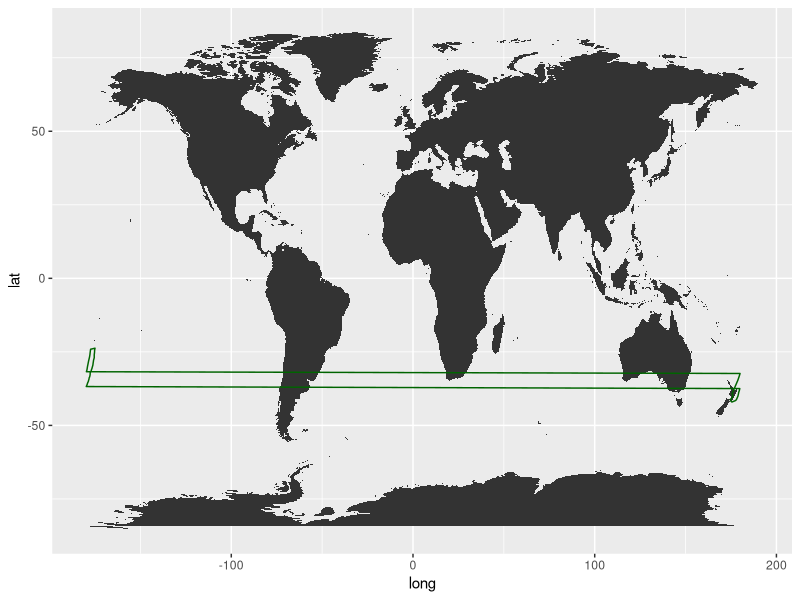
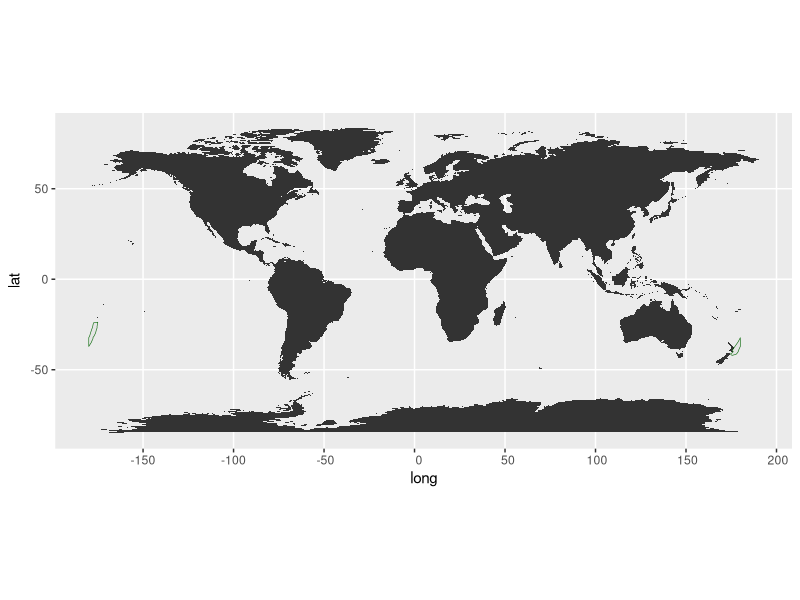
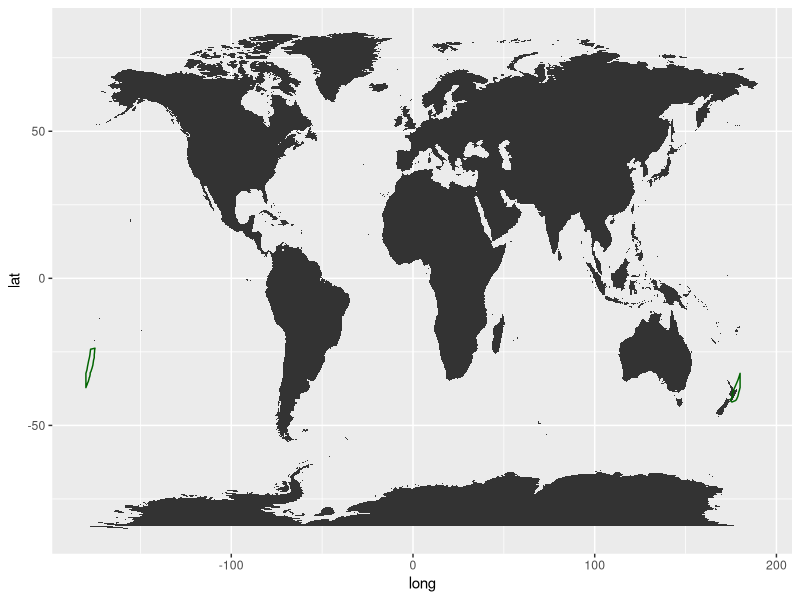

Source code (R) for these figures, in order:
library(tibble)

# polygon of tectonic plates
plate <- tibble(lat = c(-42.059, -41.910, -41.756, -41.657, -41.500, -41.188,
                        -40.807, -40.424, -40.087, -39.685, -39.230, -38.889,
                        -38.538, -38.205, -37.476, -36.793, -36.179, -35.542,
                        -35.022, -34.706, -34.485, -34.241, -33.846, -33.580,
                        -33.191, -32.696, -32.203, -31.957, -31.793, -31.452,
                        -31.037, -30.678, -30.322, -29.881, -29.469, -29.065,
                        -28.697, -28.264, -27.784, -27.318, -26.857, -26.437,
                        -26.025, -25.730, -25.426, -25.142, -24.836, -24.472,
                        -24.070, -23.750, -23.750, -23.853, -23.952, -24.029,
                        -24.105, -24.105, -24.242, -24.720, -25.197, -25.976,
                        -26.767, -27.377, -27.985, -28.693, -29.498, -29.792,
                        -30.355, -30.997, -31.333, -31.751, -32.347, -33.019,
                        -33.602, -34.246, -34.786, -35.161, -35.917, -36.461,
                        -37.102, -37.485, -37.885, -38.287, -38.674, -38.762,
                        -39.230, -40.046, -40.311, -40.598, -40.791, -40.979,
                        -41.157, -41.566, -41.757, -42.059, -42.059),
                lon = c(175.503,  176.081 , 176.673,  177.123,  177.607,
                        178.015,  178.284,  178.566,  178.792,  178.950,
                        179.125,  179.215,  179.366,  179.569,  179.838,
                        -179.811, -179.371, -179.044, -178.641, -178.539,
                        -178.413, -178.294, -178.208, -177.981, -177.810,
                        -177.666, -177.649, -177.538, -177.301, -177.108,
                        -176.919, -176.690, -176.547, -176.339, -176.153,
                        -176.078, -175.995, -175.885, -175.785, -175.545,
                        -175.400, -175.423, -175.415, -175.382, -175.297,
                        -175.261, -175.229, -175.209, -175.102, -174.985,
                        -174.985, -175.691, -176.356, -176.887, -177.419,
                        -177.419, -177.448, -177.552, -177.657, -177.793,
                        -178.017, -178.248, -178.482, -178.713, -178.966,
                        -179.074, -179.226, -179.393, -179.515, -179.740,
                        179.980,  179.657,  179.345,  178.996,  178.681,
                        178.403,  177.890,  177.507,  177.049,  176.770,
                        176.509,  176.241,  175.995,  175.932,  175.609,
                        176.074,  175.868,  175.537,  175.324,  175.012,
                        174.632,  174.763,  174.945,  175.503,  175.503)
)

library(ggplot2)
library(dplyr)

# world data to map world map
world <- map_data("world")

# world map with tectonic plate in green
world %>%
  ggplot() +
  geom_map(map = world,
           aes(x = long, y = lat,
               map_id = region)) +
  geom_polygon(data = plate,
               aes(x = lon,
                   y = lat),
               fill = NA,
               colour = "dark green")


library(sf)
plate.sf <- st_polygon(x = list(as.matrix(plate %>% select(lon, lat)))) %>%
  st_wrap_dateline()

world %>%
  ggplot() +
  geom_map(map = world,
           aes(x = long, y = lat, map_id = region)) +
  geom_sf(data = plate.sf,
          colour = "dark green")

plate2 <- lapply(seq_along(plate.sf),
                 function(i) as.data.frame(plate.sf[[i]][[1]]) %>%
                   rename(lon = V1, lat = V2) %>%
                   mutate(group = i)) %>%
  data.table::rbindlist()

world %>%
  ggplot() +
  geom_map(map = world,
           aes(x = long,
               y = lat,
               map_id = region)) +
  geom_polygon(data = plate2,
               aes(x = lon, y = lat, group = group),
               fill = NA,
               colour = "dark green")
